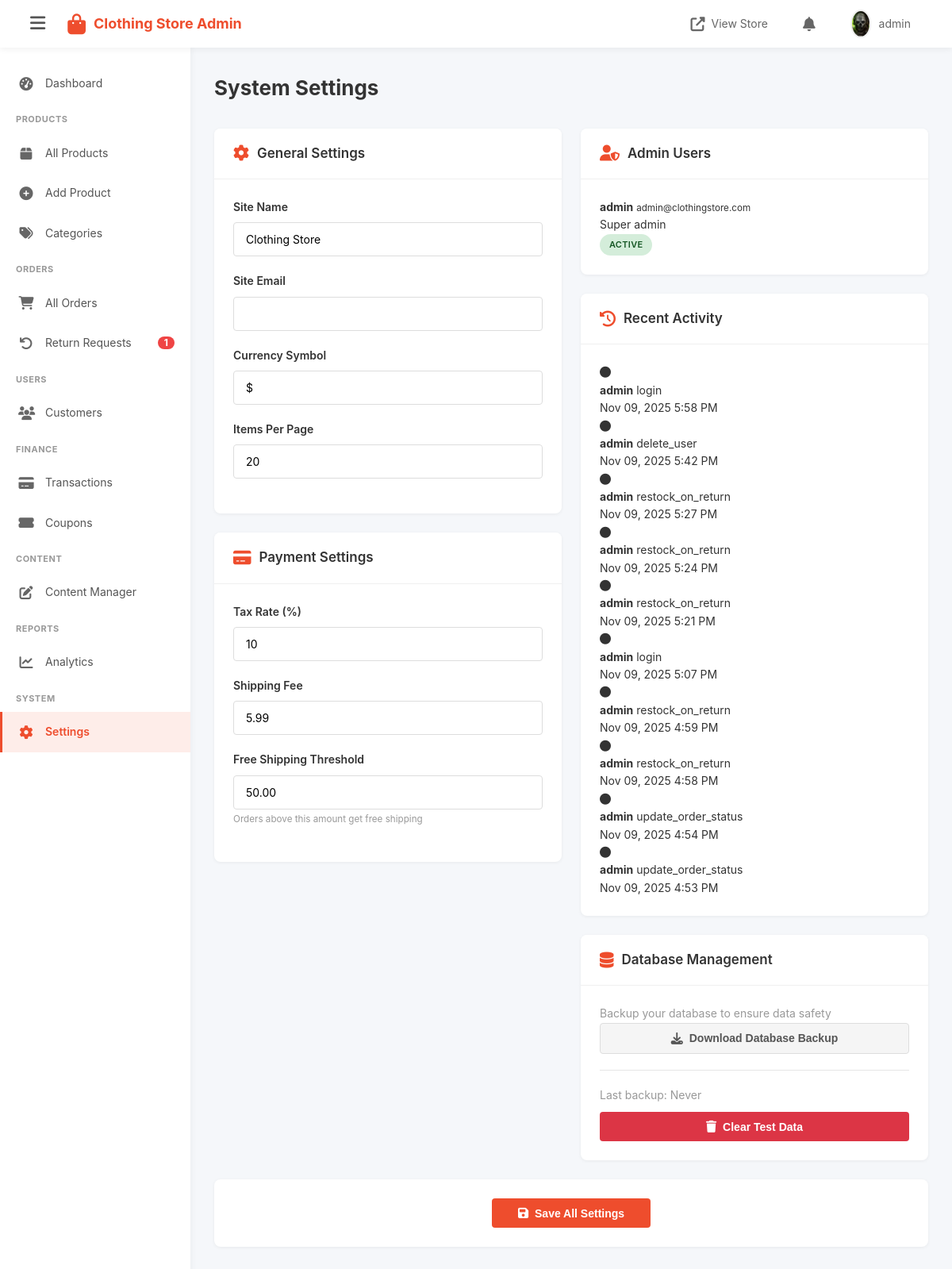
Page /admin/settings.php (signed in) on the committed database.
### tables this page shows
CREATE TABLE `admin_logs` (
  `log_id` int(11) NOT NULL,
  `admin_id` int(11) NOT NULL,
  `action` varchar(100) NOT NULL,
  `details` text DEFAULT NULL,
  `ip_address` varchar(45) DEFAULT NULL,
  `created_at` timestamp NOT NULL DEFAULT current_timestamp()
);

### admin/settings.php (the view, shortened to what this page needs)
<?php
require_once 'config.php';
$current_settings = [];
$result = $conn->query("SELECT setting_key, setting_value FROM site_settings");
while ($row = $result->fetch_assoc()) {
    $current_settings[$row['setting_key']] = $row['setting_value'];
}
include 'includes/header.php';
include 'includes/sidebar.php';
?>
<div class="admin-header">
    <h1>System Settings</h1>
</div>
<form method="POST" action="">
    <div class="admin-grid-2">
        <div>
            <div class="admin-card">
                <div class="admin-card-header">
                    <h3><i class="fas fa-cog"></i> General Settings</h3>
                </div>
                <div class="admin-card-body">
                    <div class="form-group">
                        <label>Site Name</label>
                        <input type="text" name="site_name" class="form-control"
                               value="<?php echo htmlspecialchars($current_settings['site_name'] ?? SITE_NAME); ?>" required>
                    </div>
                    <div class="form-group">
                        <label>Site Email</label>
                        <input type="email" name="site_email" class="form-control"
                               value="<?php echo htmlspecialchars($current_settings['site_email'] ?? ''); ?>" required>
                    </div>
                    <div class="form-group">
                        <label>Currency Symbol</label>
                        <input type="text" name="currency_symbol" class="form-control"
                               value="<?php echo htmlspecialchars($current_settings['currency_symbol'] ?? CURRENCY_SYMBOL); ?>" required>
                    </div>
                    <div class="form-group">
                        <label>Items Per Page</label>
                        <input type="number" name="items_per_page" class="form-control" min="1" max="100"
                               value="<?php echo htmlspecialchars($current_settings['items_per_page'] ?? 20); ?>" required>
                    </div>
                </div>
            </div>
            <div class="admin-card">
                <div class="admin-card-header">
                    <h3><i class="fas fa-credit-card"></i> Payment Settings</h3>
                </div>
                <div class="admin-card-body">
                    <div class="form-group">
                        <label>Tax Rate (%)</label>
                        <input type="number" name="tax_rate" class="form-control" step="0.01" min="0" max="100"
                               value="<?php echo htmlspecialchars($current_settings['tax_rate'] ?? 10); ?>" required>
                    </div>
                    <div class="form-group">
                        <label>Shipping Fee</label>
                        <input type="number" name="shipping_fee" class="form-control" step="0.01" min="0"
                               value="<?php echo htmlspecialchars($current_settings['shipping_fee'] ?? 5.99); ?>" required>
                    </div>
                    <div class="form-group">
                        <label>Free Shipping Threshold</label>
                        <input type="number" name="free_shipping_threshold" class="form-control" step="0.01" min="0"
                               value="<?php echo htmlspecialchars($current_settings['free_shipping_threshold'] ?? 50); ?>" required>
                        <small class="text-muted">Orders above this amount get free shipping</small>
                    </div>
                </div>
            </div>
        </div>
        <div>
            <div class="admin-card">
                <div class="admin-card-header">
                    <h3><i class="fas fa-user-shield"></i> Admin Users</h3>
                </div>
                <div class="admin-card-body">
                    <?php
                    $admins = [];
                    $result = $conn->query("SELECT * FROM admins ORDER BY created_at DESC");
                    while ($row = $result->fetch_assoc()) {
                        $admins[] = $row;
                    }
                    ?>
                    <div class="admin-users-list">
                        <?php foreach ($admins as $admin): ?>
                            <div class="admin-user-item">
                                <div class="admin-user-info">
                                    <strong><?php echo htmlspecialchars($admin['username']); ?></strong>
                                    <small><?php echo htmlspecialchars($admin['email']); ?></small>
                                </div>
                                <div class="admin-user-role">
                                    <span class="role-badge role-<?php echo $admin['role']; ?>">
                                        <?php echo ucfirst(str_replace('_', ' ', $admin['role'])); ?>
                                    </span>
                                </div>
                                <div class="admin-user-status">
                                    <span class="status-badge status-<?php echo $admin['is_active'] ? 'active' : 'inactive'; ?>">
                                        <?php echo $admin['is_active'] ? 'Active' : 'Inactive'; ?>
                                    </span>
                                </div>
                            </div>
                        <?php endforeach; ?>
                    </div>
                </div>
            </div>
            <div class="admin-card">
                <div class="admin-card-header">
                    <h3><i class="fas fa-history"></i> Recent Activity</h3>
                </div>
                <div class="admin-card-body">
                    <?php
                    $logs = [];
                    $result = $conn->query("SELECT al.*, a.username
                                           FROM admin_logs al
                                           JOIN admins a ON al.admin_id = a.admin_id
                                           ORDER BY al.created_at DESC
                                           LIMIT 10");
                    while ($row = $result->fetch_assoc()) {
                        $logs[] = $row;
                    }
                    ?>
                    <div class="activity-logs">
                        <?php foreach ($logs as $log): ?>
                            <div class="activity-log-item">
                                <div class="activity-icon">
                                    <i class="fas fa-circle"></i>
                                </div>
                                <div class="activity-content">
                                    <div class="activity-text">
                                        <strong><?php echo htmlspecialchars($log['username']); ?></strong>
                                        <?php echo htmlspecialchars($log['action']); ?>
                                    </div>
                                    <div class="activity-time">
                                        <?php echo date('M d, Y g:i A', strtotime($log['created_at'])); ?>
                                    </div>
                                </div>
                            </div>
                        <?php endforeach; ?>
                    </div>
                </div>
            </div>
            <div class="admin-card">
                <div class="admin-card-header">
                    <h3><i class="fas fa-database"></i> Database Management</h3>
                </div>
                <div class="admin-card-body">
                    <p class="text-muted">Backup your database to ensure data safety</p>
                    <button type="button" class="btn btn-secondary btn-full" onclick="backupDatabase()">
                        <i class="fas fa-download"></i> Download Database Backup
                    </button>
                    <div style="margin-top: 20px; padding-top: 20px; border-top: 1px solid #e5e5e5;">
                        <p class="text-muted" style="margin-bottom: 10px;">Last backup: Never</p>
                        <button type="button" class="btn btn-danger btn-full" onclick="if(confirm('This will delete all test data. Continue?')) alert('Feature coming soon')">
                            <i class="fas fa-trash"></i> Clear Test Data
                        </button>
                    </div>
                </div>
            </div>
        </div>
    </div>
    <div class="admin-card">
        <div class="admin-card-body" style="text-align: center;">
            <button type="submit" class="btn btn-primary" style="min-width: 200px;">
                <i class="fas fa-save"></i> Save All Settings
            </button>
        </div>
    </div>
</form>
<?php include 'includes/footer.php'; ?>

### assets/css/style.css (style rules this page uses)
* { margin: 0; padding: 0; box-sizing: border-box; }
body { font-family: -apple-system, BlinkMacSystemFont, 'Segoe UI', Roboto, 'Helvetica Neue', Arial, sans-serif; font-size: 14px; line-height: 1.5; color: #333; background: #f5f5f5; }
.btn { display: inline-block; padding: 12px 30px; border: none; border-radius: 4px; font-size: 14px; font-weight: 600; text-align: center; cursor: pointer; transition: all 0.3s; text-decoration: none; }
.btn-primary { background: #f53d2d; color: white; }
.btn-secondary { background: #f5f5f5; color: #333; }
.btn-full { display: block; width: 100%; }
.form-group { margin-bottom: 20px; }
.form-group label { display: block; margin-bottom: 8px; font-weight: 600; color: #333; }
.form-control { width: 100%; padding: 12px 15px; border: 1px solid #ddd; border-radius: 4px; font-size: 14px; transition: border-color 0.3s; }

### admin/assets/css/admin.css (style rules this page uses)
:root { --primary-color: #ee4d2d; --primary-dark: #d73211; --secondary-color: #ff6b35; --success-color: #26aa99; --warning-color: #ffc107; --danger-color: #dc3545; --info-color: #00bcd4; --dark: #333333; --light-bg: #f5f5f5; --border-color: #e5e5e5; --sidebar-width: 240px; --topnav-height: 60px; }
* { margin: 0; padding: 0; box-sizing: border-box; }
body { font-family: -apple-system, BlinkMacSystemFont, 'Segoe UI', Roboto, 'Helvetica Neue', Arial, sans-serif; background: #f5f7fa; color: #333; line-height: 1.6; }
.admin-panel { display: flex; min-height: 100vh; background: #f5f7fa; }
.admin-header { display: flex; justify-content: space-between; align-items: center; margin-bottom: 30px; }
.admin-header h1 { font-size: 26px; font-weight: 700; color: #333; }
.admin-card { background: white; border-radius: 8px; box-shadow: 0 1px 4px rgba(0, 0, 0, 0.06); margin-bottom: 24px; overflow: hidden; }
.admin-card-header { padding: 18px 24px; border-bottom: 1px solid #f0f0f0; display: flex; justify-content: space-between; align-items: center; background: white; }
.admin-card-header h3 { font-size: 17px; font-weight: 600; color: #333; display: flex; align-items: center; gap: 10px; }
.admin-card-header h3 i { color: var(--primary-color); font-size: 20px; }
.admin-card-body { padding: 24px; }
.btn { display: inline-flex; align-items: center; justify-content: center; gap: 8px; padding: 11px 22px; border: none; border-radius: 4px; font-size: 14px; font-weight: 600; cursor: pointer; transition: all 0.3s; text-decoration: none; line-height: 1; }
.btn i { font-size: 15px; }
.btn-primary { background: var(--primary-color); color: white; }
.btn-secondary { background: #f5f5f5; color: #555; border: 1px solid #ddd; }
.btn-danger { background: var(--danger-color); color: white; }
.btn-full { width: 100%; }
.status-badge { display: inline-block; padding: 5px 12px; border-radius: 14px; font-size: 11px; font-weight: 600; text-transform: uppercase; letter-spacing: 0.3px; }
.status-active { background: #d4edda; color: #155724; }
.admin-grid-2 { display: grid; grid-template-columns: 1fr 1fr; gap: 24px; }
.form-group { margin-bottom: 20px; }
.form-group label { display: block; margin-bottom: 8px; font-weight: 600; color: #333; font-size: 14px; }
.form-control { width: 100%; padding: 12px 15px; border: 1px solid #ddd; border-radius: 4px; font-size: 14px; transition: all 0.3s; font-family: inherit; }
.form-control::placeholder { color: #999; }
.text-muted { color: #999; }

### rows in the picture
admin_logs: admin.username "admin", action "login", created_at "Nov 09, 2025 5:58 PM"
admin_logs: admin.username "admin", action "delete_user", created_at "Nov 09, 2025 5:42 PM"
admin_logs: admin.username "admin", action "restock_on_return", created_at "Nov 09, 2025 5:27 PM"
admin_logs: admin.username "admin", action "restock_on_return", created_at "Nov 09, 2025 5:24 PM"
admin_logs: admin.username "admin", action "restock_on_return", created_at "Nov 09, 2025 5:21 PM"
admin_logs: admin.username "admin", action "login", created_at "Nov 09, 2025 5:07 PM"
admin_logs: admin.username "admin", action "restock_on_return", created_at "Nov 09, 2025 4:59 PM"
admin_logs: admin.username "admin", action "restock_on_return", created_at "Nov 09, 2025 4:58 PM"
admin_logs: admin.username "admin", action "update_order_status", created_at "Nov 09, 2025 4:54 PM"
admin_logs: admin.username "admin", action "update_order_status", created_at "Nov 09, 2025 4:53 PM"

### other values in the picture
SITE_NAME "Clothing Store"
$_SESSION['admin_username'] "admin"
$__pendingReturnsCount "1"
$admin['username'] "admin"
$admin['email'] "admin@clothingstore.com"
str_replace('_', ' ', $admin['role']) "Super admin"
